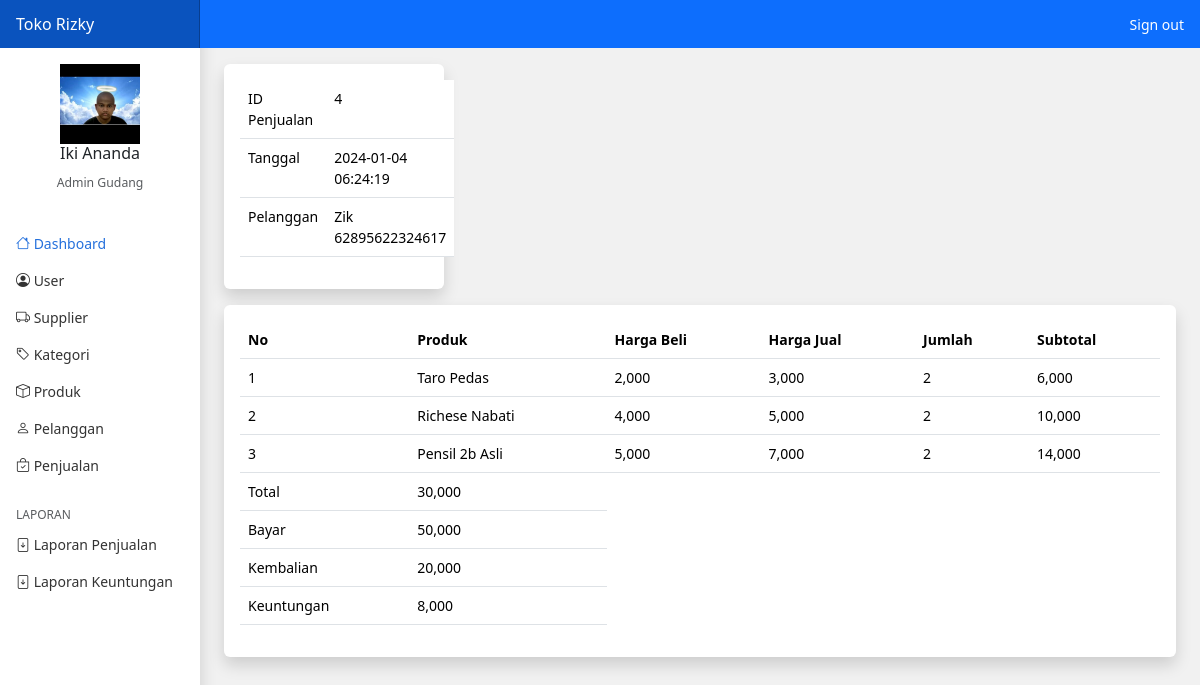
The page /gudang/index.php?page=penjualan_produk&id=4 (signed in) on the database its author committed.
### tables this page shows
CREATE TABLE `penjualan` (
  `id_penjualan` int(11) NOT NULL,
  `id_pelanggan` int(11) DEFAULT NULL,
  `id_toko` int(11) NOT NULL,
  `id_user` int(11) NOT NULL,
  `tanggal_penjualan` datetime NOT NULL,
  `total_penjualan` int(11) NOT NULL,
  `bayar_penjualan` int(11) NOT NULL,
  `kembalian_penjualan` int(11) NOT NULL
);

CREATE TABLE `pelanggan` (
  `id_pelanggan` int(11) NOT NULL,
  `id_toko` int(11) NOT NULL,
  `nama_pelanggan` varchar(100) NOT NULL,
  `email_pelanggan` varchar(100) NOT NULL,
  `telepon_pelanggan` varchar(25) NOT NULL,
  `alamat_pelanggan` varchar(100) NOT NULL
);

CREATE TABLE `penjualan_produk` (
  `id_penjualan_produk` int(11) NOT NULL,
  `id_penjualan` int(11) NOT NULL,
  `id_produk` int(11) NOT NULL,
  `id_toko` int(11) NOT NULL,
  `harga_beli` int(11) NOT NULL,
  `nama_jual` varchar(255) NOT NULL,
  `harga_jual` int(11) NOT NULL,
  `jumlah_jual` int(11) NOT NULL,
  `subtotal_jual` int(11) NOT NULL
);

### gudang/penjualan_produk.php (the view)
<?php
$id_toko = $_SESSION['user']['id_toko'];
$id_penjualan = $_GET['id'];
$ambil = $koneksi->query("SELECT * FROM penjualan
                        LEFT JOIN pelanggan ON penjualan.id_pelanggan=pelanggan.id_pelanggan
                        WHERE penjualan.id_penjualan ='$id_penjualan' AND penjualan.id_toko= '$id_toko' ");
$penjualan = $ambil->fetch_assoc();
$produk = array();
$ambil = $koneksi->query("SELECT * FROM penjualan_produk WHERE id_penjualan='$id_penjualan' AND id_toko= '$id_toko' ");
while($tiap = $ambil->fetch_assoc())
{
    $produk[] = $tiap;
}
?>
<div class="row mb-3">
    <div class="col-md-3">
        <div class="card border-0 shadow">
            <div class="card-body">
                <table class="table">
                    <tr>
                        <td>ID Penjualan</td>
                        <td><?php echo $penjualan['id_penjualan'] ?></td>
                    </tr>
                    <tr>
                        <td>Tanggal</td>
                        <td><?php echo $penjualan['tanggal_penjualan'] ?></td>
                    </tr>
                    <tr>
                        <td>Pelanggan</td>
                        <td>
                        <?php echo $penjualan['nama_pelanggan'] ?> <?php echo $penjualan['telepon_pelanggan'] ?>
                        </td>
                    </tr>
                </table>
            </div>
        </div>
    </div>
</div>
<div class="card border-0 shadow">
    <div class="card-body">
        <table class="table">
            <thead>
                <tr>
                    <th>No</th>
                    <th>Produk</th>
                    <th>Harga Beli</th>
                    <th>Harga Jual</th>
                    <th>Jumlah</th>
                    <th>Subtotal</th>
                </tr>
            </thead>
            <tbody>
                <?php $keuntungan = 0; ?>
                <?php foreach ($produk as $key => $value): ?>
                    <?php $keuntungan += ($value['harga_jual'] - $value['harga_beli']) * $value['jumlah_jual'] ?>
                <tr>
                    <td><?php echo $key+1 ?></td>
                    <td><?php echo $value["nama_jual"] ?></td>
                    <td><?php echo number_format($value["harga_beli"]) ?></td>
                    <td><?php echo number_format($value["harga_jual"]) ?></td>
                    <td><?php echo number_format($value["jumlah_jual"]) ?></td>
                    <td><?php echo number_format($value["subtotal_jual"]) ?></td>
                </tr>
                <?php endforeach?>
            </tbody>
            <tfoot>
                <tr>
                    <td>Total</td>
                    <td><?php echo number_format($penjualan["total_penjualan"]) ?></td>
                </tr>
                <tr>
                    <td>Bayar</td>
                    <td><?php echo number_format($penjualan["bayar_penjualan"]) ?></td>
                </tr>
                <tr>
                    <td>Kembalian</td>
                    <td><?php echo number_format($penjualan["kembalian_penjualan"]) ?></td>
                </tr>
                <tr>
                    <td>Keuntungan</td>
                    <td><?php echo number_format($keuntungan) ?></td>
                </tr>
            </tfoot>
        </table>
    </div>
</div>

### assets/css/dashboard.css (style rules this page uses)
body { font-size: .875rem; }

### rows shown on the page
penjualan: id_penjualan "4", tanggal_penjualan "2024-01-04 06:24:19", id_pelanggan.nama_pelanggan "Zik", id_pelanggan.telepon_pelanggan "62895622324617", total_penjualan "30,000", bayar_penjualan "50,000", kembalian_penjualan "20,000"
penjualan_produk: nama_jual "Taro Pedas", harga_beli "2,000", harga_jual "3,000", jumlah_jual "2", subtotal_jual "6,000"
penjualan_produk: nama_jual "Richese Nabati", harga_beli "4,000", harga_jual "5,000", jumlah_jual "2", subtotal_jual "10,000"
penjualan_produk: nama_jual "Pensil 2b Asli", harga_beli "5,000", harga_jual "7,000", jumlah_jual "2", subtotal_jual "14,000"

### other values the page prints
$_SESSION['user']['nama_user'] "Iki Ananda"
$keuntungan "8,000"
